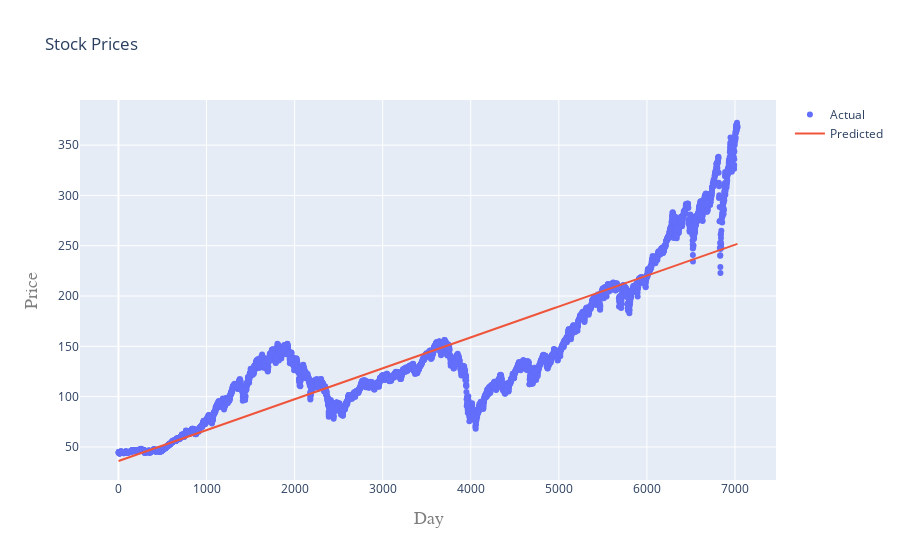

The code cell stored with this chart in its notebook:
### Code cell
give_scores_and_plot_graph_using_linear_reg(data)

### Figure 1 — Plotly figure (JSON) as saved in the notebook; plotly's stock layout.template omitted (floating-point values rounded to 4 significant figures; data arrays with more than 128 entries replaced by an {"elided": "..."} marker saying what was removed)
{"data": [{"mode": "markers", "name": "Actual", "type": "scatter", "x": {"elided": "4920 int values"}, "y": {"elided": "4920 float values"}}, {"mode": "lines", "name": "Predicted", "type": "scatter", "x": {"elided": "4920 int values"}, "y": {"elided": "4920 float values"}}], "layout": {"title": {"text": "Stock Prices"}, "xaxis": {"title": {"font": {"color": "#7f7f7f", "family": "Courier New, monospace", "size": 18}, "text": "Day"}}, "yaxis": {"title": {"font": {"color": "#7f7f7f", "family": "Courier New, monospace", "size": 18}, "text": "Price"}}}}
